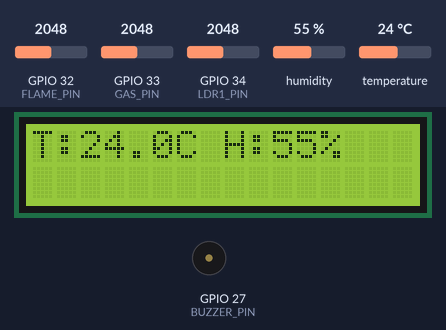
The program below on a simulated ESP32. Shown: 16×2 character LCD, buzzer (waves = sounding, pin HIGH). The test bench sets the inputs (shaded band); at power-on: temperature 24 °C, humidity 55 %, GPIO 33 (GAS_PIN) = 2048, GPIO 32 (FLAME_PIN) = 2048, GPIO 34 (LDR1_PIN) = 2048. WiFi joins after 1.5 s; servers stay silent unless stated; what the program prints to the serial monitor is not drawn.

Above: at 5.3 s.
5.4 s: temperature set to 2 °C
At 10.7 s:
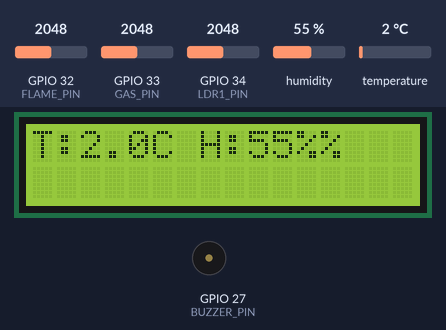
10.9 s: humidity set to 22 %
At 13.0 s:
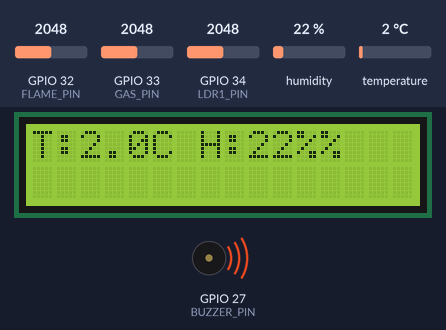
16.0 s: GPIO 33 (GAS_PIN) set to 1538
21.1 s: GPIO 33 (GAS_PIN) set to 1474
At 22.0 s:
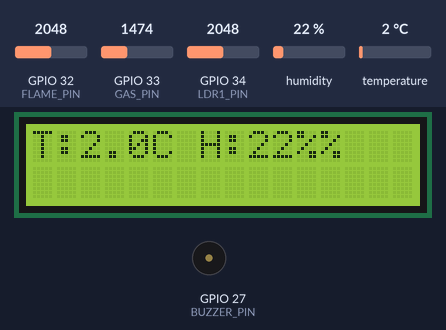
26.2 s: humidity set to 40 %
At 28.7 s:
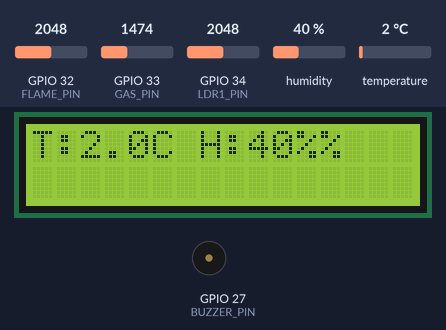
31.3 s: GPIO 32 (FLAME_PIN) set to 1068
36.4 s: GPIO 32 (FLAME_PIN) set to 947
At 38.53 s:
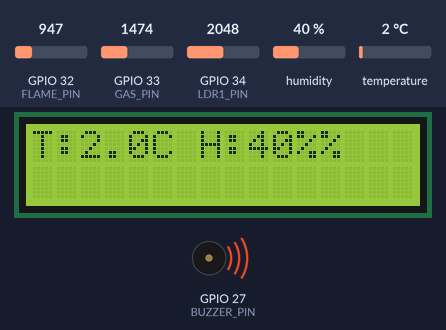
Timing chart, 0 to 41.4 s (numbered marks = the images above; inputs shaded):
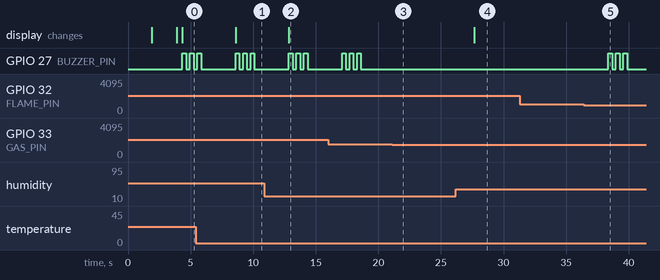

The program:

main.cpp
```cpp
//  Blynk
#define BLYNK_TEMPLATE_ID "TMPL6-UMMO4k4"
#define BLYNK_TEMPLATE_NAME "GasLeakSmokeDetection"
#define BLYNK_AUTH_TOKEN "ii3qw-JuyMzDZ-PussbZIbXWNSwSkUo8"

#include <Wire.h>
#include <LiquidCrystal_I2C.h>
#include <DHT.h>
#include <WiFi.h>
#include <WiFiClientSecure.h>
#include <UniversalTelegramBot.h>
#include <BlynkSimpleEsp32.h>


// WiFi Credentials
char ssid[] = "Wokwi-GUEST";
char pass[] = "";
char auth[] = BLYNK_AUTH_TOKEN;

// Cấu hình cảm biến DHT22
#define DHTPIN 4
#define DHTTYPE DHT22
DHT dht(DHTPIN, DHTTYPE);

// Cảm biến khí gas
#define GAS_PIN 33 //MQ2

// Cảm biến ánh sáng
#define LDR1_PIN 34 // LDR
#define FLAME_PIN 32 //On realtime i change ldr2 to ky026

// Buzzer
#define BUZZER_PIN 27

// Khởi tạo LCD I2C (địa chỉ 0x27)
#define SDA 25
#define SCL 26


#define BOTtoken "8034300471:AAEZn8Fn6AJKrLGxKwikcKpS4Mvu_upMb14"
#define CHAT_ID "6673024895"
WiFiClientSecure client;
UniversalTelegramBot bot(BOTtoken, client);


LiquidCrystal_I2C lcd(0x27, 16, 2);

void setup() {
  Serial.begin(9600);
  // Kết nối WiFi
  Blynk.begin(BLYNK_AUTH_TOKEN, ssid, pass);
  // Kết nối đến Telegram
  client.setCACert(TELEGRAM_CERTIFICATE_ROOT);
  // Khởi tạo cảm biến
  dht.begin();

  // Cấu hình chân vào/ra
  pinMode(GAS_PIN, INPUT);
  pinMode(LDR1_PIN, INPUT);
  pinMode(FLAME_PIN, INPUT);
  pinMode(BUZZER_PIN, OUTPUT);

  // Khởi động LCD
  Wire.begin(SDA, SCL);
  lcd.init();
  lcd.backlight();

  // Hiển thị khởi động
  lcd.setCursor(0, 0);
  lcd.print("ESP32 Sensor Hub");
  delay(2000);
  lcd.clear();

  bot.sendMessage(CHAT_ID, "System Online! Monitoring Fire & Gas Hazards");

}

void loop() {
    float temperature = dht.readTemperature();
    float humidity = dht.readHumidity();
    int gasLevel = analogRead(GAS_PIN);
    int ldr1Value = analogRead(LDR1_PIN);
    int flameValue = analogRead(FLAME_PIN);

    // These constants should match the photoresistor's "gamma" and "rl10" attributes
  const float GAMMA = 0.7;
  const float RL10 = 50;
  float voltage = ldr1Value / 4095.0 * 3.3;
  float resistance = 2000 * voltage / (1 - voltage / 5);
  float lux = pow(RL10 * 1e3 * pow(10, GAMMA) / resistance, (1 / GAMMA));


    // Hiển thị lên Serial
    Serial.print("Nhiet do: "); Serial.print(temperature); Serial.println(" *C");
    Serial.print("Do am: "); Serial.print(humidity); Serial.println(" %");
    Serial.print("Gas: "); Serial.println(gasLevel); Serial.println(" PPM");
    Serial.print("Lux: "); Serial.println(lux); Serial.println(" LX");
    Serial.print("Flame level: "); Serial.println(flameValue); Serial.println(" NM");
    Serial.println("--------------------");

    // Hiển thị LCD
    lcd.setCursor(0, 0);
    lcd.print("T:"); lcd.print(temperature, 1); lcd.print("C ");
    lcd.print("H:"); lcd.print(humidity, 0); lcd.print("%");

    Blynk.run();


    Serial.print("T: "); Serial.print(temperature, 1);
    Serial.print("°C | H: "); Serial.print(humidity, 1);
    Serial.print(" % | Gas: "); Serial.print(gasLevel);
    Serial.print(" | LUX: "); Serial.print(lux);
    Serial.print(" | Flame: "); Serial.println(flameValue);

    Blynk.virtualWrite(V0, temperature);
    Blynk.virtualWrite(V1, humidity);
    Blynk.virtualWrite(V2, gasLevel);
    Blynk.virtualWrite(V3, lux);
    Blynk.virtualWrite(V4, flameValue);

    bool isFlameDetected = flameValue < 1000;  // giá trị thấp = phát hiện lửa
    bool isGasDetected = gasLevel > 1500;      // ngưỡng khí gas cao
    bool isBrightSuddenly = lux > 12000 && gasLevel > 1000;  // ánh sáng mạnh bất thường + có gas

    if (isFlameDetected || isGasDetected || isBrightSuddenly) {
        Serial.println("WARNING: FIRE/GAS DETECTED!");

        for (int i = 0; i < 3; i++) {
            digitalWrite(BUZZER_PIN, HIGH);
            delay(300);
            digitalWrite(BUZZER_PIN, LOW);
            delay(300);
        }

        String alertMessage = "WARNING! FIRE/GAS DETECTED!\n";
        alertMessage += "Temperature: " + String(temperature, 1) + "°C\n";
        alertMessage += "Humidity: " + String(humidity, 1) + "%\n";
        alertMessage += "Gas Level: " + String(gasLevel) + "\n";
        alertMessage += "Flame Intensity: " + String(flameValue) + "\n";
        bot.sendMessage(CHAT_ID, alertMessage);

        Blynk.virtualWrite(V5, HIGH);
    } else {
        Blynk.virtualWrite(V5, LOW);
    }


    delay(2000);
}
```

Measured:
- the behaviour switches between 1501 and 1500 on GPIO 33 (GAS_PIN) (found by bisection; images 2 and 3)
- the behaviour switches between 1000 and 999 on GPIO 32 (FLAME_PIN) (found by bisection; images 4 and 5)
- after the input at 5.4 s, the display: changes after 3.2 s (image 1)
- after the input at 10.9 s, the display: changes after 2.0 s (image 2)
- after the input at 21.1 s, GPIO 27 (BUZZER_PIN): stops changing and stays LOW
- after the input at 26.2 s, the display: changes after 1.5 s (image 4)
- after the input at 31.3 s, every drawn part: stays the same
- after the input at 36.4 s, GPIO 27 (BUZZER_PIN): alternates HIGH for 0.30 s and LOW for 0.30 s, 6 changes in all, then stays LOW, starting after 2.0 s
